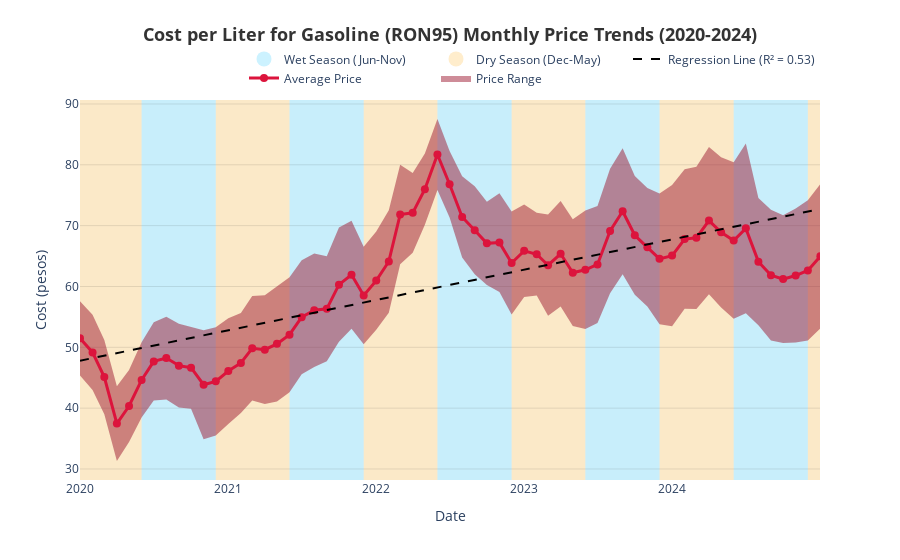

Source (notebook cell):
### Markdown cell above
Monthly gas prices graph: (from 2020 to 2025)

### Code cell
dry_season_color = 'rgba(255, 165, 0, 0.2)'  # Orange
wet_season_color = 'rgba(0, 191, 255, 0.2)'   # Light Blue
price_line_color = '#DC143C'                   # Crimson
price_range_color = 'rgba(158, 27, 50, 0.5)'  # Dark Red with transparency

fig = go.Figure()

# Add seasonal background shapes first (so they appear behind the data)
for year in range(2019, 2025):
    # Dry season (Dec-May)
    fig.add_vrect(
        x0=max(datetime(year, 12, 1), datetime(2020, 1, 1)),
        x1=min(datetime(year+1, 6, 1), datetime(2024, 12, 31)),
        fillcolor=dry_season_color,
        layer="below",
        line_width=0
    )
    
    # Wet season (Jun-Nov)
    fig.add_vrect(
        x0=max(datetime(year, 6, 1), datetime(2020, 1, 1)),
        x1=min(datetime(year, 12, 1), datetime(2024, 12, 31)),
        fillcolor=wet_season_color,
        layer="below",
        line_width=0
    )

# Add price range (fill between)
fig.add_trace(go.Scatter(
    x=ron95_data['Date'],
    y=ron95_data['Overall Range Max'],
    fill=None,
    mode='lines',
    line=dict(width=0),
    showlegend=False,
    hoverinfo='skip'
))

fig.add_trace(go.Scatter(
    x=ron95_data['Date'],
    y=ron95_data['Overall Range Min'],
    fill='tonexty',
    mode='lines',
    fillcolor=price_range_color,
    line=dict(width=0),
    name='Price Range',
    hovertemplate="<b>%{x|%b %Y}</b><br>Range: %{y:.2f}–%{text} pesos<extra></extra>",
    text=ron95_data['Overall Range Max'].round(2)
))

# Add average price line
fig.add_trace(go.Scatter(
    x=ron95_data['Date'],
    y=ron95_data['Average Price'],
    mode='lines+markers',
    line=dict(color=price_line_color, width=3),
    marker=dict(size=8),
    name='Average Price',
    hovertemplate="<b>%{x|%b %Y}</b><br>Avg: %{y:.2f} pesos<extra></extra>"
))

# Calculate and add the regression line
x = (ron95_data['Date'].astype(np.int64) // 10**9)  # Convert datetime to timestamp (seconds since epoch)
y = ron95_data['Average Price']
slope, intercept, r_value, p_value, std_err = linregress(x, y)
regression_line = slope * x + intercept

fig.add_trace(go.Scatter(
    x=ron95_data['Date'],
    y=regression_line,
    mode='lines',
    line=dict(color='black', dash='dash', width=2),
    name=f'Regression Line (R² = {r_value**2:.2f})',
    hovertemplate="<b>%{x|%b %Y}</b><br>Regression: %{y:.2f} pesos<extra></extra>"
))

# Layout customization
fig.update_layout(
    title={
        'text': "<b>Cost per Liter for Gasoline (RON95) Monthly Price Trends (2020-2024)</b>",
        'y':0.95,
        'x':0.5,
        'xanchor': 'center',
        'font': dict(size=18, color='#333333')
    },
    xaxis=dict(
        title="Date",
        range=['2020-01-01', '2024-12-31'],
        tickformat="%Y",
        dtick="M12",  # Yearly ticks
        showgrid=False
    ),
    yaxis=dict(
        title="Cost (pesos)",
        showgrid=True,
        gridcolor='rgba(0,0,0,0.1)'
    ),
    legend=dict(
        orientation="h",
        yanchor="bottom",
        y=1.02,
        xanchor="right",
        x=1
    ),
    plot_bgcolor='#FAFAFA',
    paper_bgcolor='white',
    hovermode="x unified",
    margin=dict(t=100)
)

# Custom legend for seasons (requires adding dummy traces)
fig.add_trace(go.Scatter(
    x=[None],
    y=[None],
    mode='markers',
    marker=dict(size=15, color=dry_season_color),
    name='Dry Season (Dec-May)'
))

fig.add_trace(go.Scatter(
    x=[None],
    y=[None],
    mode='markers',
    marker=dict(size=15, color=wet_season_color),
    name='Wet Season (Jun-Nov)'
))

fig.show()

# Save as HTML
#fig.write_html("gasoline_price_trends_interactive.html")

### Figure 1 — Plotly figure (JSON) as saved in the notebook; plotly's stock layout.template omitted (floating-point values rounded to 4 significant figures)
{"data": [{"hoverinfo": "skip", "line": {"width": 0}, "mode": "lines", "showlegend": false, "type": "scatter", "x": ["2020-01-01T00:00:00", "2020-02-01T00:00:00", "2020-03-01T00:00:00", "2020-04-01T00:00:00", "2020-05-01T00:00:00", "2020-06-01T00:00:00", "2020-07-01T00:00:00", "2020-08-01T00:00:00", "2020-09-01T00:00:00", "2020-10-01T00:00:00", "2020-11-01T00:00:00", "2020-12-01T00:00:00", "2021-01-01T00:00:00", "2021-02-01T00:00:00", "2021-03-01T00:00:00", "2021-04-01T00:00:00", "2021-05-01T00:00:00", "2021-06-01T00:00:00", "2021-07-01T00:00:00", "2021-08-01T00:00:00", "2021-09-01T00:00:00", "2021-10-01T00:00:00", "2021-11-01T00:00:00", "2021-12-01T00:00:00", "2022-01-01T00:00:00", "2022-02-01T00:00:00", "2022-03-01T00:00:00", "2022-04-01T00:00:00", "2022-05-01T00:00:00", "2022-06-01T00:00:00", "2022-07-01T00:00:00", "2022-08-01T00:00:00", "2022-09-01T00:00:00", "2022-10-01T00:00:00", "2022-11-01T00:00:00", "2022-12-01T00:00:00", "2023-01-01T00:00:00", "2023-02-01T00:00:00", "2023-03-01T00:00:00", "2023-04-01T00:00:00", "2023-05-01T00:00:00", "2023-06-01T00:00:00", "2023-07-01T00:00:00", "2023-08-01T00:00:00", "2023-09-01T00:00:00", "2023-10-01T00:00:00", "2023-11-01T00:00:00", "2023-12-01T00:00:00", "2024-01-01T00:00:00", "2024-02-01T00:00:00", "2024-03-01T00:00:00", "2024-04-01T00:00:00", "2024-05-01T00:00:00", "2024-06-01T00:00:00", "2024-07-01T00:00:00", "2024-08-01T00:00:00", "2024-09-01T00:00:00", "2024-10-01T00:00:00", "2024-11-01T00:00:00", "2024-12-01T00:00:00", "2025-01-01T00:00:00"], "y": [57.59, 55.36, 51.19, 43.6, 46.28, 50.83, 54.13, 55.04, 53.88, 53.42, 52.82, 53.29, 54.79, 55.65, 58.42, 58.55, 60.05, 61.52, 64.31, 65.41, 64.95, 69.68, 70.82, 66.52, 69.04, 72.52, 79.99, 78.66, 81.84, 87.53, 82.27, 78.11, 76.46, 73.92, 75.34, 72.33, 73.47, 72.1, 71.82, 74.05, 71.03, 72.49, 73.24, 79.35, 82.72, 78.18, 76.17, 75.3, 76.7, 79.26, 79.7, 82.94, 81.25, 80.42, 83.51, 74.54, 72.61, 71.71, 72.8, 74.16, 76.84]}, {"fill": "tonexty", "fillcolor": "rgba(158, 27, 50, 0.5)", "hovertemplate": "<b>%{x|%b %Y}</b><br>Range: %{y:.2f}–%{text} pesos<extra></extra>", "line": {"width": 0}, "mode": "lines", "name": "Price Range", "text": [57.59, 55.36, 51.19, 43.6, 46.28, 50.83, 54.13, 55.04, 53.88, 53.42, 52.82, 53.29, 54.79, 55.65, 58.42, 58.55, 60.05, 61.52, 64.31, 65.41, 64.95, 69.68, 70.82, 66.52, 69.04, 72.52, 79.99, 78.66, 81.84, 87.53, 82.27, 78.11, 76.46, 73.92, 75.34, 72.33, 73.47, 72.1, 71.82, 74.05, 71.03, 72.49, 73.24, 79.35, 82.72, 78.18, 76.17, 75.3, 76.7, 79.26, 79.7, 82.94, 81.25, 80.42, 83.51, 74.54, 72.61, 71.71, 72.8, 74.16, 76.84], "type": "scatter", "x": ["2020-01-01T00:00:00", "2020-02-01T00:00:00", "2020-03-01T00:00:00", "2020-04-01T00:00:00", "2020-05-01T00:00:00", "2020-06-01T00:00:00", "2020-07-01T00:00:00", "2020-08-01T00:00:00", "2020-09-01T00:00:00", "2020-10-01T00:00:00", "2020-11-01T00:00:00", "2020-12-01T00:00:00", "2021-01-01T00:00:00", "2021-02-01T00:00:00", "2021-03-01T00:00:00", "2021-04-01T00:00:00", "2021-05-01T00:00:00", "2021-06-01T00:00:00", "2021-07-01T00:00:00", "2021-08-01T00:00:00", "2021-09-01T00:00:00", "2021-10-01T00:00:00", "2021-11-01T00:00:00", "2021-12-01T00:00:00", "2022-01-01T00:00:00", "2022-02-01T00:00:00", "2022-03-01T00:00:00", "2022-04-01T00:00:00", "2022-05-01T00:00:00", "2022-06-01T00:00:00", "2022-07-01T00:00:00", "2022-08-01T00:00:00", "2022-09-01T00:00:00", "2022-10-01T00:00:00", "2022-11-01T00:00:00", "2022-12-01T00:00:00", "2023-01-01T00:00:00", "2023-02-01T00:00:00", "2023-03-01T00:00:00", "2023-04-01T00:00:00", "2023-05-01T00:00:00", "2023-06-01T00:00:00", "2023-07-01T00:00:00", "2023-08-01T00:00:00", "2023-09-01T00:00:00", "2023-10-01T00:00:00", "2023-11-01T00:00:00", "2023-12-01T00:00:00", "2024-01-01T00:00:00", "2024-02-01T00:00:00", "2024-03-01T00:00:00", "2024-04-01T00:00:00", "2024-05-01T00:00:00", "2024-06-01T00:00:00", "2024-07-01T00:00:00", "2024-08-01T00:00:00", "2024-09-01T00:00:00", "2024-10-01T00:00:00", "2024-11-01T00:00:00", "2024-12-01T00:00:00", "2025-01-01T00:00:00"], "y": [45.35, 42.97, 39.01, 31.31, 34.43, 38.45, 41.24, 41.42, 40.09, 39.89, 34.9, 35.52, 37.4, 39.2, 41.25, 40.67, 41.08, 42.62, 45.58, 46.76, 47.69, 50.91, 53.04, 50.52, 52.89, 55.7, 63.67, 65.55, 70.16, 75.85, 71.32, 64.75, 62.02, 60.25, 59.08, 55.4, 58.25, 58.5, 55.17, 56.69, 53.5, 53, 54, 58.89, 62.02, 58.65, 56.7, 53.78, 53.45, 56.32, 56.31, 58.71, 56.55, 54.68, 55.6, 53.62, 51.1, 50.72, 50.8, 51.13, 53.11]}, {"hovertemplate": "<b>%{x|%b %Y}</b><br>Avg: %{y:.2f} pesos<extra></extra>", "line": {"color": "#DC143C", "width": 3}, "marker": {"size": 8}, "mode": "lines+markers", "name": "Average Price", "type": "scatter", "x": ["2020-01-01T00:00:00", "2020-02-01T00:00:00", "2020-03-01T00:00:00", "2020-04-01T00:00:00", "2020-05-01T00:00:00", "2020-06-01T00:00:00", "2020-07-01T00:00:00", "2020-08-01T00:00:00", "2020-09-01T00:00:00", "2020-10-01T00:00:00", "2020-11-01T00:00:00", "2020-12-01T00:00:00", "2021-01-01T00:00:00", "2021-02-01T00:00:00", "2021-03-01T00:00:00", "2021-04-01T00:00:00", "2021-05-01T00:00:00", "2021-06-01T00:00:00", "2021-07-01T00:00:00", "2021-08-01T00:00:00", "2021-09-01T00:00:00", "2021-10-01T00:00:00", "2021-11-01T00:00:00", "2021-12-01T00:00:00", "2022-01-01T00:00:00", "2022-02-01T00:00:00", "2022-03-01T00:00:00", "2022-04-01T00:00:00", "2022-05-01T00:00:00", "2022-06-01T00:00:00", "2022-07-01T00:00:00", "2022-08-01T00:00:00", "2022-09-01T00:00:00", "2022-10-01T00:00:00", "2022-11-01T00:00:00", "2022-12-01T00:00:00", "2023-01-01T00:00:00", "2023-02-01T00:00:00", "2023-03-01T00:00:00", "2023-04-01T00:00:00", "2023-05-01T00:00:00", "2023-06-01T00:00:00", "2023-07-01T00:00:00", "2023-08-01T00:00:00", "2023-09-01T00:00:00", "2023-10-01T00:00:00", "2023-11-01T00:00:00", "2023-12-01T00:00:00", "2024-01-01T00:00:00", "2024-02-01T00:00:00", "2024-03-01T00:00:00", "2024-04-01T00:00:00", "2024-05-01T00:00:00", "2024-06-01T00:00:00", "2024-07-01T00:00:00", "2024-08-01T00:00:00", "2024-09-01T00:00:00", "2024-10-01T00:00:00", "2024-11-01T00:00:00", "2024-12-01T00:00:00", "2025-01-01T00:00:00"], "y": [51.47, 49.16, 45.1, 37.45, 40.36, 44.64, 47.69, 48.23, 46.98, 46.66, 43.86, 44.41, 46.09, 47.42, 49.84, 49.61, 50.56, 52.07, 54.95, 56.08, 56.32, 60.3, 61.93, 58.52, 60.97, 64.11, 71.83, 72.1, 76, 81.69, 76.79, 71.43, 69.24, 67.09, 67.21, 63.86, 65.86, 65.3, 63.49, 65.37, 62.27, 62.74, 63.62, 69.12, 72.37, 68.42, 66.44, 64.54, 65.08, 67.79, 68.0, 70.83, 68.9, 67.55, 69.56, 64.08, 61.86, 61.21, 61.8, 62.64, 64.97]}, {"hovertemplate": "<b>%{x|%b %Y}</b><br>Regression: %{y:.2f} pesos<extra></extra>", "line": {"color": "black", "dash": "dash", "width": 2}, "mode": "lines", "name": "Regression Line (R² = 0.53)", "type": "scatter", "x": ["2020-01-01T00:00:00", "2020-02-01T00:00:00", "2020-03-01T00:00:00", "2020-04-01T00:00:00", "2020-05-01T00:00:00", "2020-06-01T00:00:00", "2020-07-01T00:00:00", "2020-08-01T00:00:00", "2020-09-01T00:00:00", "2020-10-01T00:00:00", "2020-11-01T00:00:00", "2020-12-01T00:00:00", "2021-01-01T00:00:00", "2021-02-01T00:00:00", "2021-03-01T00:00:00", "2021-04-01T00:00:00", "2021-05-01T00:00:00", "2021-06-01T00:00:00", "2021-07-01T00:00:00", "2021-08-01T00:00:00", "2021-09-01T00:00:00", "2021-10-01T00:00:00", "2021-11-01T00:00:00", "2021-12-01T00:00:00", "2022-01-01T00:00:00", "2022-02-01T00:00:00", "2022-03-01T00:00:00", "2022-04-01T00:00:00", "2022-05-01T00:00:00", "2022-06-01T00:00:00", "2022-07-01T00:00:00", "2022-08-01T00:00:00", "2022-09-01T00:00:00", "2022-10-01T00:00:00", "2022-11-01T00:00:00", "2022-12-01T00:00:00", "2023-01-01T00:00:00", "2023-02-01T00:00:00", "2023-03-01T00:00:00", "2023-04-01T00:00:00", "2023-05-01T00:00:00", "2023-06-01T00:00:00", "2023-07-01T00:00:00", "2023-08-01T00:00:00", "2023-09-01T00:00:00", "2023-10-01T00:00:00", "2023-11-01T00:00:00", "2023-12-01T00:00:00", "2024-01-01T00:00:00", "2024-02-01T00:00:00", "2024-03-01T00:00:00", "2024-04-01T00:00:00", "2024-05-01T00:00:00", "2024-06-01T00:00:00", "2024-07-01T00:00:00", "2024-08-01T00:00:00", "2024-09-01T00:00:00", "2024-10-01T00:00:00", "2024-11-01T00:00:00", "2024-12-01T00:00:00", "2025-01-01T00:00:00"], "y": [47.8, 48.23, 48.62, 49.04, 49.45, 49.88, 50.29, 50.71, 51.13, 51.54, 51.96, 52.37, 52.8, 53.22, 53.6, 54.02, 54.43, 54.86, 55.27, 55.69, 56.11, 56.52, 56.95, 57.35, 57.78, 58.2, 58.58, 59.01, 59.42, 59.84, 60.25, 60.67, 61.09, 61.5, 61.93, 62.34, 62.76, 63.18, 63.56, 63.99, 64.4, 64.82, 65.23, 65.65, 66.07, 66.48, 66.91, 67.32, 67.74, 68.16, 68.56, 68.98, 69.39, 69.81, 70.22, 70.65, 71.07, 71.48, 71.9, 72.31, 72.73]}, {"marker": {"color": "rgba(255, 165, 0, 0.2)", "size": 15}, "mode": "markers", "name": "Dry Season (Dec-May)", "type": "scatter", "x": [null], "y": [null]}, {"marker": {"color": "rgba(0, 191, 255, 0.2)", "size": 15}, "mode": "markers", "name": "Wet Season (Jun-Nov)", "type": "scatter", "x": [null], "y": [null]}], "layout": {"hovermode": "x unified", "legend": {"orientation": "h", "x": 1, "xanchor": "right", "y": 1.02, "yanchor": "bottom"}, "margin": {"t": 100}, "paper_bgcolor": "white", "plot_bgcolor": "#FAFAFA", "shapes": [{"fillcolor": "rgba(255, 165, 0, 0.2)", "layer": "below", "line": {"width": 0}, "type": "rect", "x0": "2020-01-01T00:00:00", "x1": "2020-06-01T00:00:00", "xref": "x", "y0": 0, "y1": 1, "yref": "y domain"}, {"fillcolor": "rgba(0, 191, 255, 0.2)", "layer": "below", "line": {"width": 0}, "type": "rect", "x0": "2020-01-01T00:00:00", "x1": "2019-12-01T00:00:00", "xref": "x", "y0": 0, "y1": 1, "yref": "y domain"}, {"fillcolor": "rgba(255, 165, 0, 0.2)", "layer": "below", "line": {"width": 0}, "type": "rect", "x0": "2020-12-01T00:00:00", "x1": "2021-06-01T00:00:00", "xref": "x", "y0": 0, "y1": 1, "yref": "y domain"}, {"fillcolor": "rgba(0, 191, 255, 0.2)", "layer": "below", "line": {"width": 0}, "type": "rect", "x0": "2020-06-01T00:00:00", "x1": "2020-12-01T00:00:00", "xref": "x", "y0": 0, "y1": 1, "yref": "y domain"}, {"fillcolor": "rgba(255, 165, 0, 0.2)", "layer": "below", "line": {"width": 0}, "type": "rect", "x0": "2021-12-01T00:00:00", "x1": "2022-06-01T00:00:00", "xref": "x", "y0": 0, "y1": 1, "yref": "y domain"}, {"fillcolor": "rgba(0, 191, 255, 0.2)", "layer": "below", "line": {"width": 0}, "type": "rect", "x0": "2021-06-01T00:00:00", "x1": "2021-12-01T00:00:00", "xref": "x", "y0": 0, "y1": 1, "yref": "y domain"}, {"fillcolor": "rgba(255, 165, 0, 0.2)", "layer": "below", "line": {"width": 0}, "type": "rect", "x0": "2022-12-01T00:00:00", "x1": "2023-06-01T00:00:00", "xref": "x", "y0": 0, "y1": 1, "yref": "y domain"}, {"fillcolor": "rgba(0, 191, 255, 0.2)", "layer": "below", "line": {"width": 0}, "type": "rect", "x0": "2022-06-01T00:00:00", "x1": "2022-12-01T00:00:00", "xref": "x", "y0": 0, "y1": 1, "yref": "y domain"}, {"fillcolor": "rgba(255, 165, 0, 0.2)", "layer": "below", "line": {"width": 0}, "type": "rect", "x0": "2023-12-01T00:00:00", "x1": "2024-06-01T00:00:00", "xref": "x", "y0": 0, "y1": 1, "yref": "y domain"}, {"fillcolor": "rgba(0, 191, 255, 0.2)", "layer": "below", "line": {"width": 0}, "type": "rect", "x0": "2023-06-01T00:00:00", "x1": "2023-12-01T00:00:00", "xref": "x", "y0": 0, "y1": 1, "yref": "y domain"}, {"fillcolor": "rgba(255, 165, 0, 0.2)", "layer": "below", "line": {"width": 0}, "type": "rect", "x0": "2024-12-01T00:00:00", "x1": "2024-12-31T00:00:00", "xref": "x", "y0": 0, "y1": 1, "yref": "y domain"}, {"fillcolor": "rgba(0, 191, 255, 0.2)", "layer": "below", "line": {"width": 0}, "type": "rect", "x0": "2024-06-01T00:00:00", "x1": "2024-12-01T00:00:00", "xref": "x", "y0": 0, "y1": 1, "yref": "y domain"}], "title": {"font": {"color": "#333333", "size": 18}, "text": "<b>Cost per Liter for Gasoline (RON95) Monthly Price Trends (2020-2024)</b>", "x": 0.5, "xanchor": "center", "y": 0.95}, "xaxis": {"dtick": "M12", "range": ["2020-01-01", "2024-12-31"], "showgrid": false, "tickformat": "%Y", "title": {"text": "Date"}}, "yaxis": {"gridcolor": "rgba(0,0,0,0.1)", "showgrid": true, "title": {"text": "Cost (pesos)"}}}}
